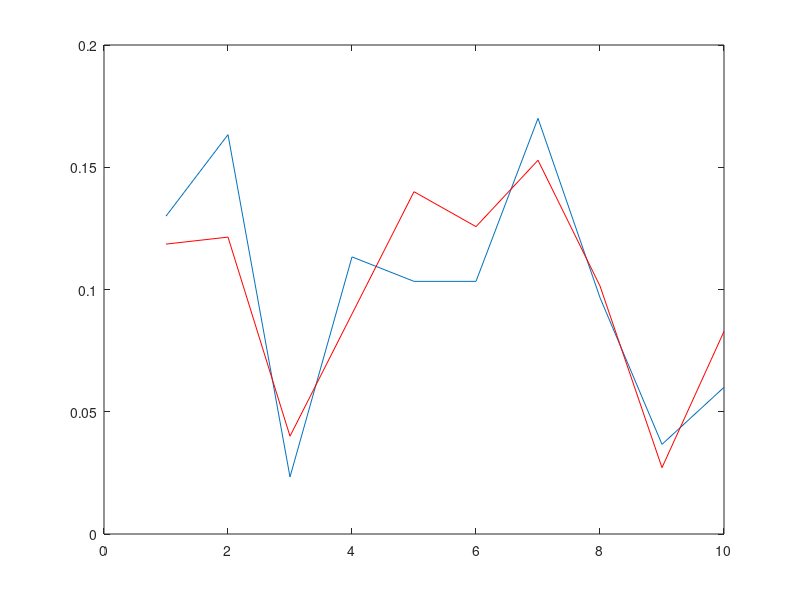

The MATLAB source for this figure:
k = 10;
mu = [2,3];
sigma = [1,1.5;1.5,3];

rng(2)  % For reproducibility
r = mvnrnd(mu,sigma,1000);
A = r(1:300,:);
B = r(301:1000,:);
idx = kmeans(r,k);
idx_A = idx(1:300,:);
idx_B = idx(301:1000,:);
num_A = 1:k;
num_B = 1:k;

for i = 1:k
    num_A(i) = length(find(idx_A==i));
    num_B(i) = length(find(idx_B==i));
end

num_A = num_A/300;
num_B = num_B/700;
plot(1:10,num_A)
hold on
plot(1:10,num_B,'r')
